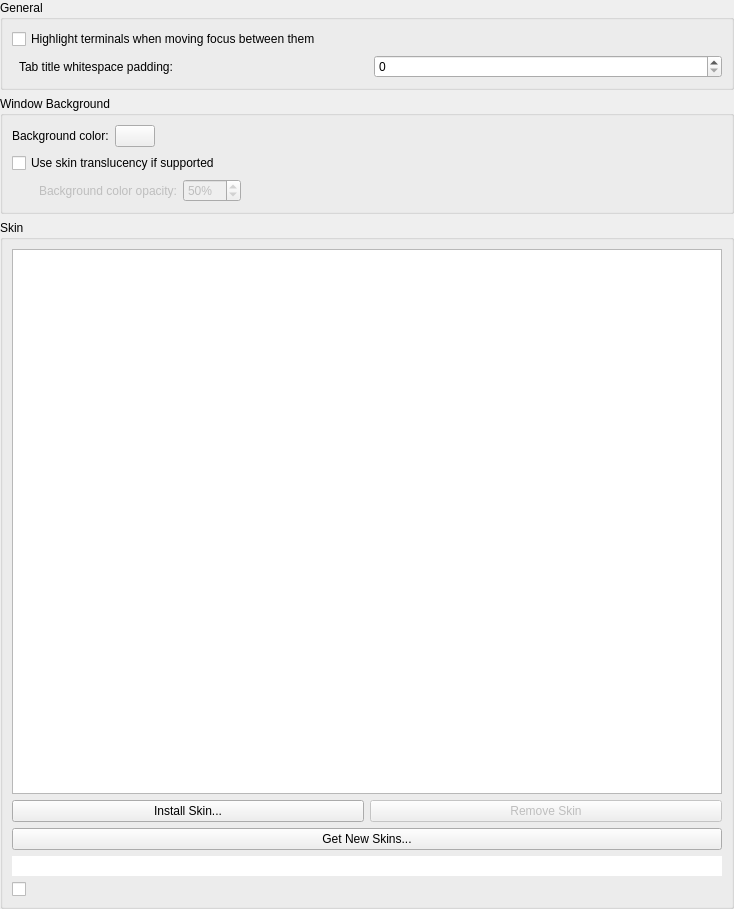
<?xml version="1.0" encoding="UTF-8"?>
<ui version="4.0">
 <class>AppearanceSettings</class>
 <widget class="QWidget" name="AppearanceSettings">
  <property name="geometry">
   <rect>
    <x>0</x>
    <y>0</y>
    <width>734</width>
    <height>909</height>
   </rect>
  </property>
  <layout class="QVBoxLayout" name="verticalLayout_3">
   <property name="leftMargin">
    <number>0</number>
   </property>
   <property name="topMargin">
    <number>0</number>
   </property>
   <property name="rightMargin">
    <number>0</number>
   </property>
   <property name="bottomMargin">
    <number>0</number>
   </property>
   <item>
    <widget class="QGroupBox" name="groupBox_1">
     <property name="title">
      <string comment="@title:group Group box label">General</string>
     </property>
     <layout class="QVBoxLayout" name="verticalLayout_1">
      <item>
       <widget class="QCheckBox" name="kcfg_TerminalHighlightOnManualActivation">
        <property name="whatsThis">
         <string comment="@info:whatsthis">Enabling this option will make Yakuake briefly display a colored overlay above the newly focused terminal when moving focus between multple terminals in a session, as well as over the currently focused terminal when switching to a session with multiple terminals.</string>
        </property>
        <property name="text">
         <string comment="@option:check">Highlight terminals when moving focus between them</string>
        </property>
       </widget>
      </item>
      <item>
       <layout class="QHBoxLayout" name="horizontalLayout_2">
        <property name="leftMargin">
         <number>7</number>
        </property>
        <property name="topMargin">
         <number>0</number>
        </property>
        <property name="rightMargin">
         <number>0</number>
        </property>
        <property name="bottomMargin">
         <number>0</number>
        </property>
        <item>
         <widget class="QLabel" name="tabTitleWhitespacePaddingLabel">
        <property name="whatsThis">
         <string comment="@info:whatsthis">Tweak the amount of space around the tab title.</string>
        </property>
          <property name="text">
           <string>Tab title whitespace padding:</string>
          </property>
         </widget>
        </item>
        <item>
         <widget class="QSpinBox" name="kcfg_TabTitleWhitespacePadding"/>
        </item>
       </layout>
      </item>
     </layout>
    </widget>
   </item>
   <item>
    <widget class="QGroupBox" name="groupBox_2">
     <property name="title">
      <string comment="@title:group">Window Background</string>
     </property>
     <layout class="QVBoxLayout" name="verticalLayout_2">
      <item>
       <layout class="QHBoxLayout">
        <item>
         <widget class="QLabel" name="backgroundColorLabel">
          <property name="text">
           <string comment="@label:chooser">Background color:</string>
          </property>
         </widget>
        </item>
        <item>
         <widget class="KColorButton" name="kcfg_BackgroundColor">
          <property name="text">
           <string/>
          </property>
         </widget>
        </item>
        <item>
         <spacer>
          <property name="orientation">
           <enum>Qt::Horizontal</enum>
          </property>
          <property name="sizeHint" stdset="0">
           <size>
            <width>41</width>
            <height>20</height>
           </size>
          </property>
         </spacer>
        </item>
       </layout>
      </item>
      <item>
       <widget class="QCheckBox" name="kcfg_Translucency">
        <property name="whatsThis">
         <string comment="@info:whatsthis">Translucency requires support by the selected skin as well as your desktop environment. The default skin supports translucency.</string>
        </property>
        <property name="text">
         <string comment="@option:check">Use skin translucency if supported</string>
        </property>
       </widget>
      </item>
      <item>
       <layout class="QHBoxLayout" name="horizontalLayout">
        <property name="leftMargin">
         <number>7</number>
        </property>
        <item>
         <spacer name="spacer">
          <property name="orientation">
           <enum>Qt::Horizontal</enum>
          </property>
          <property name="sizeType">
           <enum>QSizePolicy::Fixed</enum>
          </property>
          <property name="sizeHint" stdset="0">
           <size>
            <width>20</width>
            <height>20</height>
           </size>
          </property>
         </spacer>
        </item>
        <item>
         <widget class="QLabel" name="backgroundColorOpacityLabel">
          <property name="enabled">
           <bool>false</bool>
          </property>
          <property name="text">
           <string comment="@label:spinbox">Background color opacity:</string>
          </property>
         </widget>
        </item>
        <item>
         <widget class="QSpinBox" name="kcfg_BackgroundColorOpacity">
          <property name="enabled">
           <bool>false</bool>
          </property>
          <property name="whatsThis">
           <string comment="@info:whatsthis">When using translucency, the background color will be filled in using the given opacity before the skin elements are painted on top of the background. This allows influencing the opacity and color tint of translucent areas of the skin.</string>
          </property>
          <property name="suffix">
           <string comment="@label Spinbox unit suffix">%</string>
          </property>
          <property name="maximum">
           <number>100</number>
          </property>
          <property name="value">
           <number>50</number>
          </property>
         </widget>
        </item>
        <item>
         <spacer name="spacer_2">
          <property name="orientation">
           <enum>Qt::Horizontal</enum>
          </property>
          <property name="sizeHint" stdset="0">
           <size>
            <width>64</width>
            <height>17</height>
           </size>
          </property>
         </spacer>
        </item>
       </layout>
      </item>
     </layout>
    </widget>
   </item>
   <item>
    <widget class="QGroupBox" name="groupBox_3">
     <property name="title">
      <string comment="@title:group">Skin</string>
     </property>
     <layout class="QGridLayout">
      <item row="2" column="0" colspan="2">
       <widget class="QPushButton" name="ghnsButton">
        <property name="text">
         <string comment="@action:button">Get New Skins...</string>
        </property>
       </widget>
      </item>
      <item row="0" column="0" colspan="2">
       <widget class="QListView" name="skinList">
        <property name="sizePolicy">
         <sizepolicy hsizetype="Expanding" vsizetype="MinimumExpanding">
          <horstretch>0</horstretch>
          <verstretch>0</verstretch>
         </sizepolicy>
        </property>
        <property name="contextMenuPolicy">
         <enum>Qt::NoContextMenu</enum>
        </property>
        <property name="horizontalScrollBarPolicy">
         <enum>Qt::ScrollBarAlwaysOff</enum>
        </property>
       </widget>
      </item>
      <item row="3" column="0" colspan="2">
       <widget class="QLineEdit" name="kcfg_Skin">
        <property name="frame">
         <bool>false</bool>
        </property>
       </widget>
      </item>
      <item row="1" column="1">
       <widget class="QPushButton" name="removeButton">
        <property name="enabled">
         <bool>false</bool>
        </property>
        <property name="text">
         <string comment="@action:button">Remove Skin</string>
        </property>
       </widget>
      </item>
      <item row="1" column="0">
       <widget class="QPushButton" name="installButton">
        <property name="enabled">
         <bool>true</bool>
        </property>
        <property name="text">
         <string comment="@action:button">Install Skin...</string>
        </property>
       </widget>
      </item>
      <item row="4" column="0">
       <widget class="QCheckBox" name="kcfg_SkinInstalledWithKns">
        <property name="text">
         <string/>
        </property>
       </widget>
      </item>
     </layout>
    </widget>
   </item>
  </layout>
 </widget>
 <customwidgets>
  <customwidget>
   <class>KColorButton</class>
   <extends>QPushButton</extends>
   <header>kcolorbutton.h</header>
  </customwidget>
 </customwidgets>
 <tabstops>
  <tabstop>kcfg_TerminalHighlightOnManualActivation</tabstop>
  <tabstop>kcfg_TabTitleWhitespacePadding</tabstop>
  <tabstop>kcfg_BackgroundColor</tabstop>
  <tabstop>kcfg_Translucency</tabstop>
  <tabstop>kcfg_BackgroundColorOpacity</tabstop>
  <tabstop>skinList</tabstop>
  <tabstop>installButton</tabstop>
  <tabstop>removeButton</tabstop>
  <tabstop>ghnsButton</tabstop>
  <tabstop>kcfg_Skin</tabstop>
  <tabstop>kcfg_SkinInstalledWithKns</tabstop>
 </tabstops>
 <resources/>
 <connections>
  <connection>
   <sender>kcfg_Translucency</sender>
   <signal>toggled(bool)</signal>
   <receiver>kcfg_BackgroundColorOpacity</receiver>
   <slot>setEnabled(bool)</slot>
   <hints>
    <hint type="sourcelabel">
     <x>152</x>
     <y>76</y>
    </hint>
    <hint type="destinationlabel">
     <x>192</x>
     <y>106</y>
    </hint>
   </hints>
  </connection>
  <connection>
   <sender>kcfg_Translucency</sender>
   <signal>toggled(bool)</signal>
   <receiver>backgroundColorOpacityLabel</receiver>
   <slot>setEnabled(bool)</slot>
   <hints>
    <hint type="sourcelabel">
     <x>152</x>
     <y>76</y>
    </hint>
    <hint type="destinationlabel">
     <x>95</x>
     <y>106</y>
    </hint>
   </hints>
  </connection>
 </connections>
</ui>
